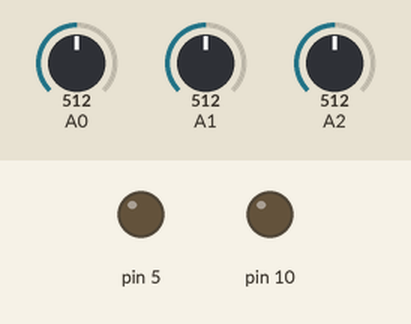
Bench run of a sketch on a simulated Arduino Uno, built with avr-gcc and run on an emulated ATmega328P. On the bench: output pins drawn as LEDs (lit = HIGH). Inputs (shaded band) come from the test bench; at power-on: A0 = 512, A1 = 512, A2 = 512.

Above: at 1.2 s.
1.3 s: A0 set to 490
At 2.3 s:
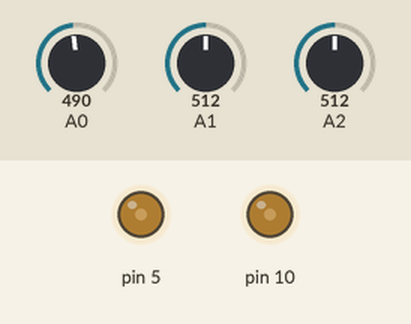
3.2 s: A1 set to 306
At 4.1 s:
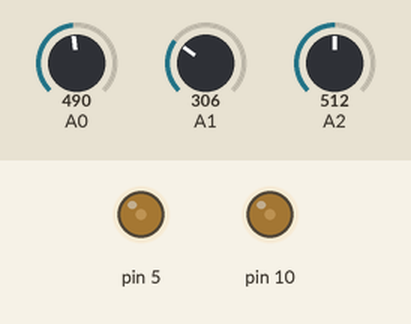
Timing chart, 0 to 6.2 s (numbered marks = the images above; inputs shaded):
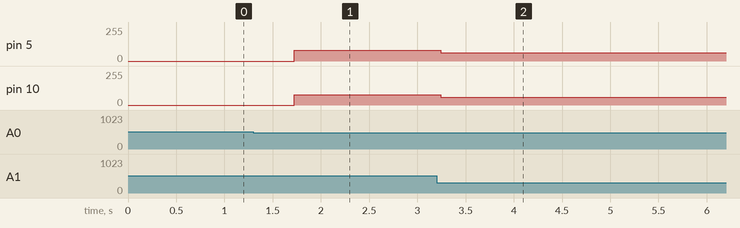

The sketch:

main.ino
```cpp
#include "SuperMotor.h"
#include "Sensor.h"


Sensor sensorFrente(A2);
Sensor sensorDireito(A1);
Sensor sensorEsquerdo(A0);

SuperMotor motorDireito(10, 9, 11);
SuperMotor motorEsquerdo(6, 5, 7);

bool firstTime = true;

void setup(){

  Serial.begin(9600);

  motorDireito.enable();
  motorEsquerdo.enable();


}


void loop(){

    mainFunction();

}


void mainFunction(){

    if(sensorDireito.menorQue(500) || sensorEsquerdo.menorQue(500)){

      motorDireito.parar();
      motorEsquerdo.parar();

      if(sensorFrente.maiorQue(120)){
        motorDireito.parar();
        motorEsquerdo.parar();

        motorDireito.velocidadeFrente(130);
        motorEsquerdo.velocidadeTras(130);

        firstTime = true;

      }else{

        if(firstTime){

          motorDireito.parar();
          motorEsquerdo.parar();

          motorDireito.tras();
          motorEsquerdo.frente();

          delay(60);

          motorDireito.parar();
          motorEsquerdo.parar();
        }

        firstTime = false;

        motorDireito.frente();
        motorEsquerdo.frente();

      }

    }else{

      motorDireito.parar();
      motorEsquerdo.parar();

      motorDireito.tras();
      motorEsquerdo.tras();

      delay(420);
    }

}
```

Sensor.cpp
```cpp
#include "Sensor.h"

    int Sensor :: leitura(){
        return analogRead(pin);
    }

    void Sensor :: setPin(int valor){
        pin = valor;
    }

    int Sensor :: getPin(){
        return pin;
    }

    bool Sensor :: maiorQue(int valor){
        return leitura() > valor;
    }

    bool Sensor :: menorQue(int valor){
        return leitura() < valor;
    }

    Sensor :: Sensor(int setPin){
        pin = setPin;
    }
```

Sensor.h
```cpp
#ifndef Sensor_h
#define Sensor_h

#include <Arduino.h>

class Sensor{
    private:

    int pin;

    public:

    int leitura();

    void setPin(int valor);

    int getPin();

    bool maiorQue(int valor);

    bool menorQue(int valor);

    Sensor(int setPin);

};

#endif
```

SuperMotor.cpp
```cpp
#include "SuperMotor.h"

    void SuperMotor :: frente(){
        digitalWrite(pinFrente, HIGH);
    }

    void SuperMotor :: tras(){
        digitalWrite(pinTras, HIGH);
    }

    void SuperMotor :: velocidadeFrente(int velocidade){
        analogWrite(pinFrente, velocidade);
    }

    void SuperMotor :: velocidadeTras(int velocidade){
        analogWrite(pinTras, velocidade);
    }

    void SuperMotor :: enable(){
        digitalWrite(enablePin, HIGH);
    }

    void SuperMotor :: parar(){
        digitalWrite(pinFrente, LOW);
        digitalWrite(pinTras, LOW);
    }

    void SuperMotor :: disable(){
        digitalWrite(enablePin, LOW);
    }

    void SuperMotor :: setPinFrente(int value){
        pinFrente = value;
    }

    void SuperMotor :: setPinTras(int value){
        pinTras = value;
    }

    int SuperMotor :: getPinFrente(){
        return pinFrente;
    }

    int SuperMotor :: getPinTras(){
        return pinTras;
    }

    void SuperMotor :: setEnablePin(int value){
        enablePin = value;
    }

    int SuperMotor :: getEnablePin(){
        return enablePin;
    }

    SuperMotor :: SuperMotor(int setPinFrente, int setPinTras, int setEnablePin){
        pinFrente = setPinFrente;
        pinTras = setPinTras;
        enablePin = setEnablePin;
    }
```

SuperMotor.h
```cpp
#ifndef SuperMotor_h
#define SuperMotor_h

#include <Arduino.h>

class SuperMotor{
   private:

   int pinFrente;
   int pinTras;
   int enablePin;

   public:

    void frente();

    void tras();

    void velocidadeFrente(int velocidade);

    void velocidadeTras(int velocidade);

    void parar();

    void enable();

    void disable();

    void setPinFrente(int value);

    void setPinTras(int value);

    int getPinFrente();

    int getPinTras();

    void setEnablePin(int value);

    int getEnablePin();

    SuperMotor(int setPinFrente, int setPinTras, int setEnablePin);
};

#endif
```

Measured:
- the behaviour switches between 500 and 499 on A0 (found by bisection; images 0 and 1)
- after the input at 1.3 s, pin 5: 0/255 → 81/255 after 0.42 s; pin 10: 0/255 → 78/255 after 0.42 s
- after the input at 3.2 s, pin 5: 81/255 → 62/255 at once; pin 10: 78/255 → 58/255 at once
